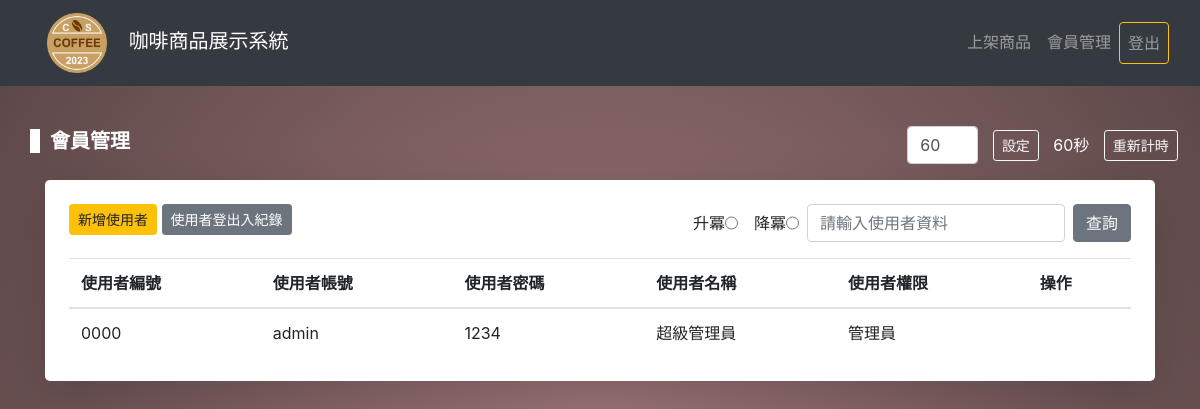
The page /member_list.php (signed in) on the database as committed earlier.
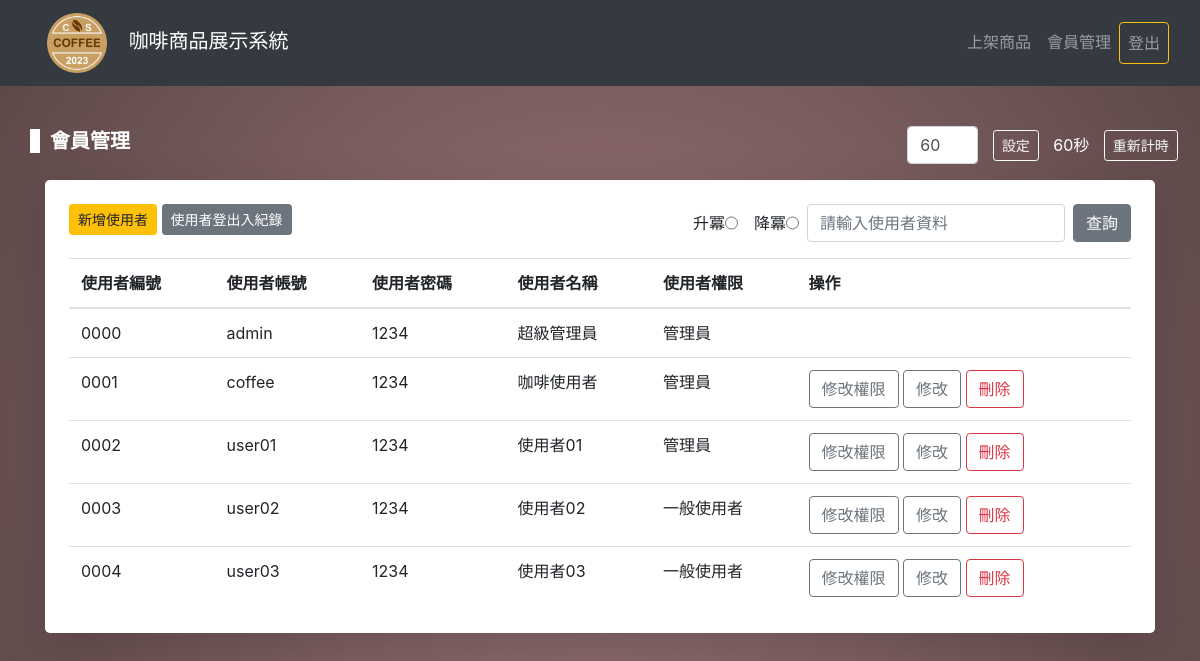
The same page on the database as committed later.
### tables this page shows
CREATE TABLE `users` (
  `id` int(11) NOT NULL,
  `user_id` varchar(100) NOT NULL,
  `user` varchar(100) NOT NULL,
  `pw` varchar(100) NOT NULL,
  `user_name` varchar(100) NOT NULL,
  `role` int(11) NOT NULL DEFAULT 1
);

### member_list.php (the view, shortened to what this page needs)
<?php
  require_once("pdo.php");
  $sql = "SELECT * FROM users";
  $stmt = $pdo->prepare($sql);
  $stmt->execute();
  $result = $stmt->fetchAll(PDO::FETCH_ASSOC);
?>
<!DOCTYPE html>
<html lang="en">
<head>
  <link rel="stylesheet" href="./css/bootstrap.css">
  <link rel="stylesheet" href="./css/style.css">
</head>
<body>
  <nav class="navbar navbar-expand-lg navbar-dark bg-dark fixed-top">
    <div class="container-fluid">
      <a href="index.php" class="navbar-brand">
        <img src="./images/logo.png" class="logo mx-3" alt="">
        <span>咖啡商品展示系統</span>
      </a>
      <div class="collapse navbar-collapse" id="navbar">
        <ul class="navbar-nav ml-auto my-2" style="max-height: 100px;">
          <li class="nav-item">
            <?php echo $_SESSION["AUTH"]["role"] == 0 ? '<a class="nav-link" href="create_product.php">上架商品</a>' : ''; ?>
          </li>
          <li class="nav-item">
            <?php echo $_SESSION["AUTH"]["role"] == 0 ? '<a class="nav-link" href="member_list.php">會員管理</a>' : ''; ?>
          </li>
          <li class="nav-item">
            <?php echo isset($_SESSION["AUTH"]) ? '<a class="nav-link btn btn-outline-warning" href="logout.php">登出</a>' : ''; ?>
          </li>
        </ul>
      </div>
    </div>
  </nav>
  <div class="container" style="margin-top: 86px">
    <div class="pt-4 pb-5">
      <div class="row justify-content-between align-items-center">
        <h5 class="text-center text-white border-start font-weight-bolder">會員管理</h5>
        <div class="row justify-content-around align-items-center text-white py-3 w-25">
          <input type="number" value="60" id="timeInput" class="form-control w-25">
          <button id="setTimeBtn" class="btn btn-sm btn-outline-light">設定</button>
          <span id="countdown">60秒</span>
          <button id="resetTimeBtn" class="btn btn-sm btn-outline-light">重新計時</button>
        </div>
      </div>
      <div class="p-4 bg-white shadow-lg rounded-lg">
        <div class="row justify-content-center align-itmes-center mb-3">
          <div class="col-6">
            <button class="btn btn-sm btn-warning" data-toggle="modal" data-target="#adduser">新增使用者</button>
            <button class="btn btn-sm btn-secondary" data-toggle="modal" data-target="#log">使用者登出入紀錄</button>
          </div>
          <div class="col-6">
            <form id="search-member" class="d-flex justify-content-end align-items-center">
              <div class="d-flex px-2">
                <label for="up-order">升冪</label>
                <input type="radio" name="use" id="up-order" value="up">
              </div>
              <div class="d-flex px-2">
                <label for="down-order">降冪</label>
                <input type="radio" name="use" id="down-order" value="down">
              </div>
              <input type="search" name="search" id="search-input" placeholder="請輸入使用者資料"
                class="form-control w-50 mr-2">
              <button type="submit" class="btn btn-secondary">查詢</button>
            </form>
          </div>
        </div>
        <table class="table table-hover">
          <tr>
            <th>使用者編號</th>
            <th>使用者帳號</th>
            <th>使用者密碼</th>
            <th>使用者名稱</th>
            <th>使用者權限</th>
            <th>操作</th>
          </tr>
          <?php foreach($result as $row){ ?>
          <tr class="show-all">
            <td><?=$row["user_id"];?></td>
            <td><?=$row["user"];?></td>
            <td><?=$row["pw"];?></td>
            <td><?=$row["user_name"];?></td>
            <td><?php switch($row["role"]){case 0: echo "管理員"; break; case 1: echo "一般使用者"; break;}?></td>
            <td>
              <?php if($row["id"] == 1) {?>
              <?php } elseif ($row["id"] == $_SESSION["AUTH"]["id"]) { ?>
              <span class="text-secondary">修改權限</span>
              <?php } else { ?>
              <a href="switch_role.php?role=<?=$row["role"];?>&<?=$row["id"];?>"
                class="btn btn-outline-secondary">修改權限</a>
              <?php } ; ?>
              <?php if($row["id"] == 1) {?>
              <?php } else { ?>
              <button class="btn btn-outline-secondary" id="edit-member" data-id=<?=$row["id"];?> data-toggle="modal"
                data-target="#edit">修改</button>
              <a href="delete_member.php?id=<?=$row["id"]?>;" class="btn btn-outline-danger"
                onclick="return confirm('確定要刪除?')">刪除</a>
              <?php }?>
            </td>
          </tr>
          <?php }; ?>
        </table>
      </div>
    </div>
  </div>
</body>
</html>

### css/style.css (style rules this page uses)
* { padding: 0; margin: 0; box-sizing: border-box; }
body { background: #9e7676; background: radial-gradient(circle, #9e7679 0%, #594545 100%); height: 100vh; }
img { object-fit: cover; }
label { margin-bottom: 0; }
table { border-collapse: collapse; }
.table { background-color: #fff; margin-bottom: 0; }
.logo { max-width: 60px; }
.border-start { border-left: 10px solid #fff; padding-left: 10px; }

Rows that differ between the two databases and show on the page:
added users: user "0001", user "coffee", pw "1234", user_name "咖啡使用者", role "管理員"
added users: user "0002", user "user01", pw "1234", user_name "使用者01", role "管理員"
added users: user "0003", user "user02", pw "1234", user_name "使用者02", role "一般使用者"
added users: user "0004", user "user03", pw "1234", user_name "使用者03", role "一般使用者"
